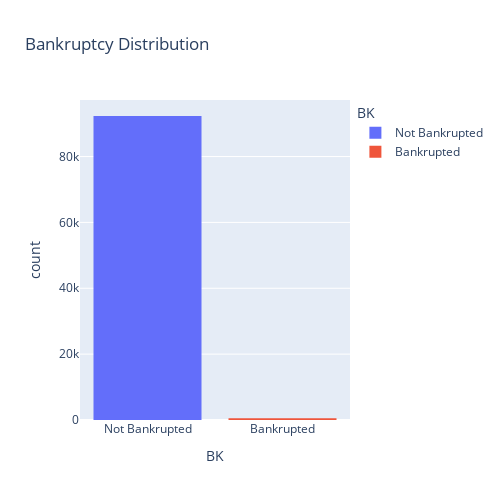

The code cell stored with this chart in its notebook:
### Code cell
px.histogram(df, x="BK", color="BK", title="Bankruptcy Distribution",width=500, height=500)

### Figure 1 — Plotly figure (JSON) as saved in the notebook; plotly's stock layout.template omitted (floating-point values rounded to 4 significant figures; data arrays with more than 128 entries replaced by an {"elided": "..."} marker saying what was removed)
{"data": [{"alignmentgroup": "True", "bingroup": "x", "hovertemplate": "BK=%{x}<br>count=%{y}<extra></extra>", "legendgroup": "Not Bankrupted", "marker": {"color": "#636efa", "pattern": {"shape": ""}}, "name": "Not Bankrupted", "offsetgroup": "Not Bankrupted", "orientation": "v", "showlegend": true, "type": "histogram", "x": {"elided": "92314 str values"}, "xaxis": "x", "yaxis": "y"}, {"alignmentgroup": "True", "bingroup": "x", "hovertemplate": "BK=%{x}<br>count=%{y}<extra></extra>", "legendgroup": "Bankrupted", "marker": {"color": "#EF553B", "pattern": {"shape": ""}}, "name": "Bankrupted", "offsetgroup": "Bankrupted", "orientation": "v", "showlegend": true, "type": "histogram", "x": {"elided": "558 str values"}, "xaxis": "x", "yaxis": "y"}], "layout": {"barmode": "relative", "height": 500, "legend": {"title": {"text": "BK"}, "tracegroupgap": 0}, "title": {"text": "Bankruptcy Distribution"}, "width": 500, "xaxis": {"anchor": "y", "categoryarray": ["Not Bankrupted", "Bankrupted"], "categoryorder": "array", "domain": [0, 1], "title": {"text": "BK"}}, "yaxis": {"anchor": "x", "domain": [0, 1], "title": {"text": "count"}}}}
